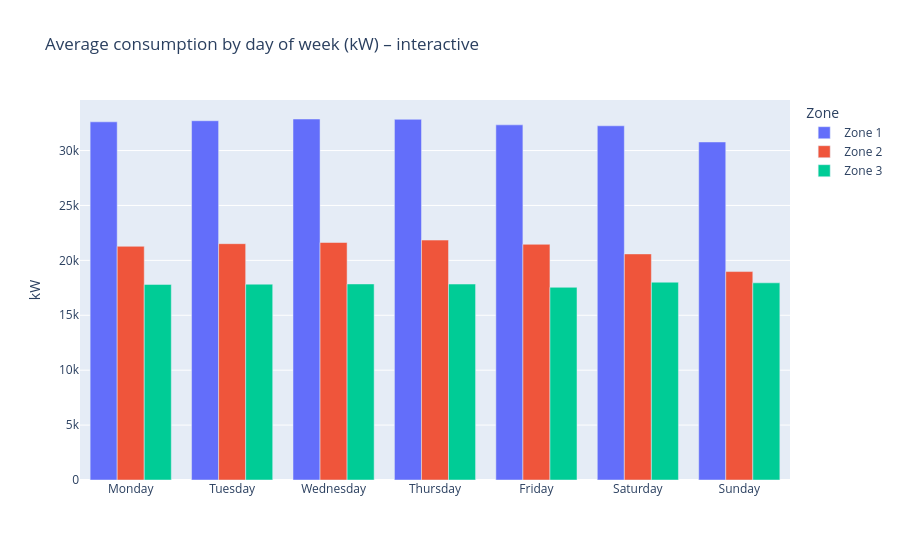
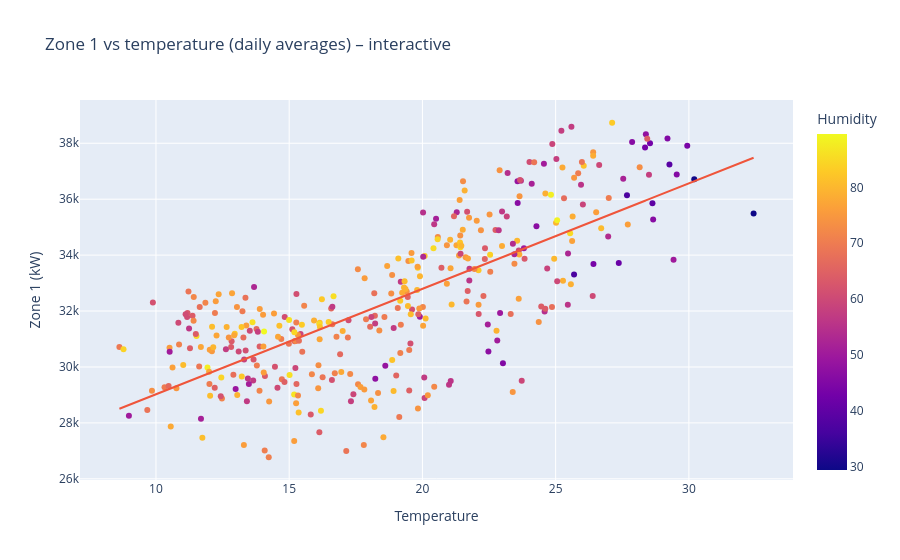
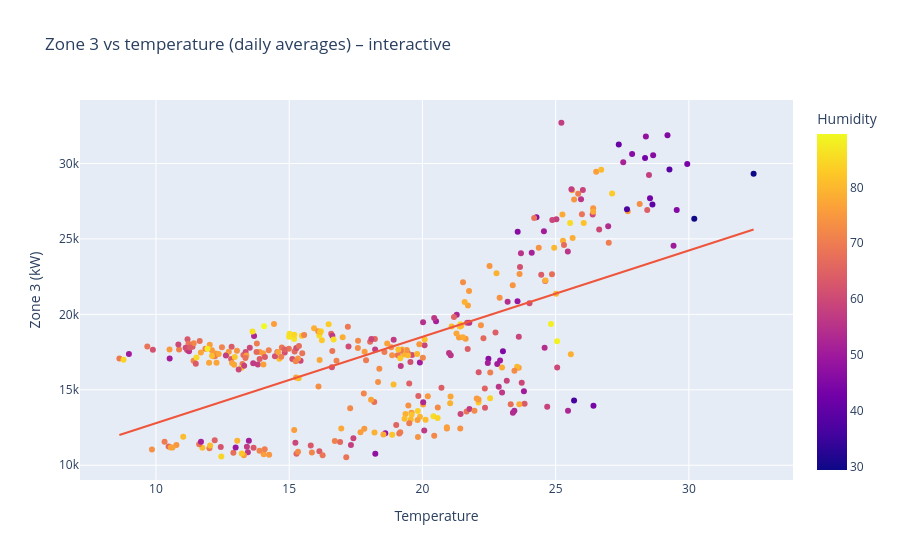
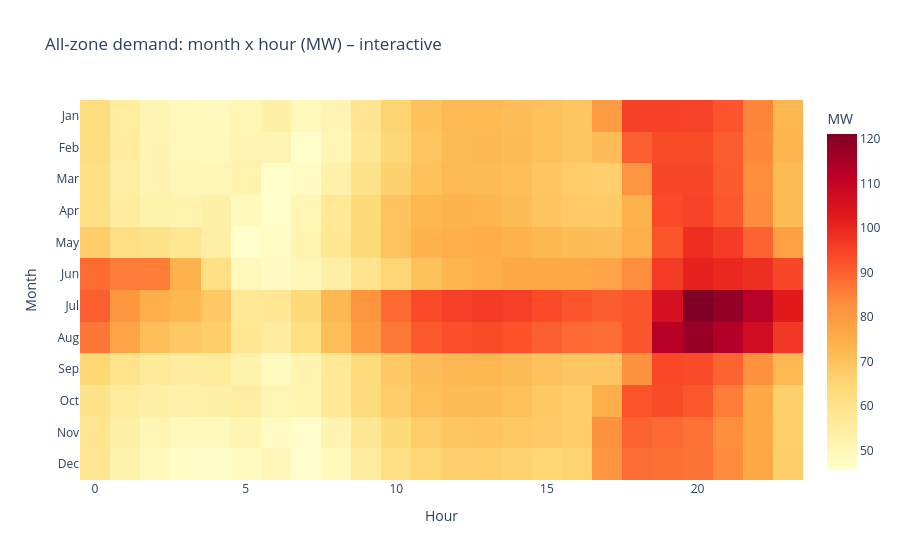

The notebook cell saved with these charts, in order:
### Code cell
dw=dow[['Zone 1','Zone 2','Zone 3']].reset_index()
f4=px.bar(dw,x='DayOfWeek',y=['Zone 1','Zone 2','Zone 3'],barmode='group',title='Average consumption by day of week (kW) – interactive',labels={'value':'kW','variable':'Zone','DayOfWeek':''}); f4.write_html(f'{INTER}/day_of_week.html'); f4.show()
dly2=dly.reset_index().rename(columns={'Date':'Date'})
f5=px.scatter(dly2,x='Temperature',y=ZONES[0],color='Humidity',hover_data=['Date','WindSpeed'],trendline='ols',title='Zone 1 vs temperature (daily averages) – interactive',labels={ZONES[0]:'Zone 1 (kW)'}); f5.write_html(f'{INTER}/temperature_vs_zone1.html'); f5.show()
f6=px.scatter(dly2,x='Temperature',y=ZONES[2],color='Humidity',hover_data=['Date','WindSpeed'],trendline='ols',title='Zone 3 vs temperature (daily averages) – interactive',labels={ZONES[2]:'Zone 3 (kW)'}); f6.write_html(f'{INTER}/temperature_vs_zone3.html'); f6.show()
f7=px.imshow((hm/1000).round(1),aspect='auto',color_continuous_scale='YlOrRd',labels=dict(x='Hour',y='Month',color='MW'),title='All-zone demand: month x hour (MW) – interactive'); f7.write_html(f'{INTER}/month_hour_heatmap.html'); f7.show()

### Figure 1 — Plotly figure (JSON) as saved in the notebook; plotly's stock layout.template omitted (floating-point values rounded to 4 significant figures)
{"data": [{"alignmentgroup": "True", "hovertemplate": "Zone=Zone 1<br>=%{x}<br>kW=%{y}<extra></extra>", "legendgroup": "Zone 1", "marker": {"color": "#636efa", "pattern": {"shape": ""}}, "name": "Zone 1", "offsetgroup": "Zone 1", "orientation": "v", "showlegend": true, "textposition": "auto", "type": "bar", "x": ["Monday", "Tuesday", "Wednesday", "Thursday", "Friday", "Saturday", "Sunday"], "xaxis": "x", "y": [32620.0, 32710.0, 32870.0, 32840.0, 32340.0, 32250.0, 30780.0], "yaxis": "y"}, {"alignmentgroup": "True", "hovertemplate": "Zone=Zone 2<br>=%{x}<br>kW=%{y}<extra></extra>", "legendgroup": "Zone 2", "marker": {"color": "#EF553B", "pattern": {"shape": ""}}, "name": "Zone 2", "offsetgroup": "Zone 2", "orientation": "v", "showlegend": true, "textposition": "auto", "type": "bar", "x": ["Monday", "Tuesday", "Wednesday", "Thursday", "Friday", "Saturday", "Sunday"], "xaxis": "x", "y": [21280.0, 21520.0, 21630.0, 21850.0, 21460.0, 20590.0, 18980.0], "yaxis": "y"}, {"alignmentgroup": "True", "hovertemplate": "Zone=Zone 3<br>=%{x}<br>kW=%{y}<extra></extra>", "legendgroup": "Zone 3", "marker": {"color": "#00cc96", "pattern": {"shape": ""}}, "name": "Zone 3", "offsetgroup": "Zone 3", "orientation": "v", "showlegend": true, "textposition": "auto", "type": "bar", "x": ["Monday", "Tuesday", "Wednesday", "Thursday", "Friday", "Saturday", "Sunday"], "xaxis": "x", "y": [17810.0, 17830.0, 17850.0, 17840.0, 17550.0, 18010.0, 17950.0], "yaxis": "y"}], "layout": {"barmode": "group", "legend": {"title": {"text": "Zone"}, "tracegroupgap": 0}, "title": {"text": "Average consumption by day of week (kW) – interactive"}, "xaxis": {"anchor": "y", "domain": [0.0, 1.0], "title": {"text": ""}}, "yaxis": {"anchor": "x", "domain": [0.0, 1.0], "title": {"text": "kW"}}}}

### Figure 2 — Plotly figure (JSON) as saved in the notebook; plotly's stock layout.template omitted (floating-point values rounded to 4 significant figures; data arrays with more than 128 entries replaced by an {"elided": "..."} marker saying what was removed)
{"data": [{"customdata": {"elided": "364x2 mixed values"}, "hovertemplate": "Temperature=%{x}<br>Zone 1 (kW)=%{y}<br>Date=%{customdata[0]}<br>WindSpeed=%{customdata[1]}<br>Humidity=%{marker.color}<extra></extra>", "legendgroup": "", "marker": {"color": {"elided": "364 float values"}, "coloraxis": "coloraxis", "symbol": "circle"}, "mode": "markers", "name": "", "orientation": "v", "showlegend": false, "type": "scatter", "x": {"elided": "364 float values"}, "xaxis": "x", "y": {"elided": "364 float values"}, "yaxis": "y"}, {"hovertemplate": "<b>OLS trendline</b><br>PowerConsumption_Zone1 = 377.049 * Temperature + 25252.7<br>R<sup>2</sup>=0.539778<br><br>Temperature=%{x}<br>Zone 1 (kW)=%{y} <b>(trend)</b><extra></extra>", "legendgroup": "", "marker": {"symbol": "circle"}, "mode": "lines", "name": "", "showlegend": false, "type": "scatter", "x": {"elided": "364 float values"}, "xaxis": "x", "y": {"elided": "364 float values"}, "yaxis": "y"}], "layout": {"coloraxis": {"colorbar": {"title": {"text": "Humidity"}}, "colorscale": [[0.0, "#0d0887"], [0.1111, "#46039f"], [0.2222, "#7201a8"], [0.3333, "#9c179e"], [0.4444, "#bd3786"], [0.5556, "#d8576b"], [0.6667, "#ed7953"], [0.7778, "#fb9f3a"], [0.8889, "#fdca26"], [1.0, "#f0f921"]]}, "legend": {"tracegroupgap": 0}, "title": {"text": "Zone 1 vs temperature (daily averages) – interactive"}, "xaxis": {"anchor": "y", "domain": [0.0, 1.0], "title": {"text": "Temperature"}}, "yaxis": {"anchor": "x", "domain": [0.0, 1.0], "title": {"text": "Zone 1 (kW)"}}}}

### Figure 3 — Plotly figure (JSON) as saved in the notebook; plotly's stock layout.template omitted (floating-point values rounded to 4 significant figures; data arrays with more than 128 entries replaced by an {"elided": "..."} marker saying what was removed)
{"data": [{"customdata": {"elided": "364x2 mixed values"}, "hovertemplate": "Temperature=%{x}<br>Zone 3 (kW)=%{y}<br>Date=%{customdata[0]}<br>WindSpeed=%{customdata[1]}<br>Humidity=%{marker.color}<extra></extra>", "legendgroup": "", "marker": {"color": {"elided": "364 float values"}, "coloraxis": "coloraxis", "symbol": "circle"}, "mode": "markers", "name": "", "orientation": "v", "showlegend": false, "type": "scatter", "x": {"elided": "364 float values"}, "xaxis": "x", "y": {"elided": "364 float values"}, "yaxis": "y"}, {"hovertemplate": "<b>OLS trendline</b><br>PowerConsumption_Zone3 = 572.31 * Temperature + 7070.25<br>R<sup>2</sup>=0.368389<br><br>Temperature=%{x}<br>Zone 3 (kW)=%{y} <b>(trend)</b><extra></extra>", "legendgroup": "", "marker": {"symbol": "circle"}, "mode": "lines", "name": "", "showlegend": false, "type": "scatter", "x": {"elided": "364 float values"}, "xaxis": "x", "y": {"elided": "364 float values"}, "yaxis": "y"}], "layout": {"coloraxis": {"colorbar": {"title": {"text": "Humidity"}}, "colorscale": [[0.0, "#0d0887"], [0.1111, "#46039f"], [0.2222, "#7201a8"], [0.3333, "#9c179e"], [0.4444, "#bd3786"], [0.5556, "#d8576b"], [0.6667, "#ed7953"], [0.7778, "#fb9f3a"], [0.8889, "#fdca26"], [1.0, "#f0f921"]]}, "legend": {"tracegroupgap": 0}, "title": {"text": "Zone 3 vs temperature (daily averages) – interactive"}, "xaxis": {"anchor": "y", "domain": [0.0, 1.0], "title": {"text": "Temperature"}}, "yaxis": {"anchor": "x", "domain": [0.0, 1.0], "title": {"text": "Zone 3 (kW)"}}}}

### Figure 4 — Plotly figure (JSON) as saved in the notebook; plotly's stock layout.template omitted (floating-point values rounded to 4 significant figures; data arrays with more than 128 entries replaced by an {"elided": "..."} marker saying what was removed)
{"data": [{"coloraxis": "coloraxis", "hovertemplate": "Hour: %{x}<br>Month: %{y}<br>MW: %{z}<extra></extra>", "name": "0", "type": "heatmap", "x": [0, 1, 2, 3, 4, 5, 6, 7, 8, 9, 10, 11, 12, 13, 14, 15, 16, 17, 18, 19, 20, 21, 22, 23], "xaxis": "x", "y": ["Jan", "Feb", "Mar", "Apr", "May", "Jun", "Jul", "Aug", "Sep", "Oct", "Nov", "Dec"], "yaxis": "y", "z": {"elided": "12x24 float values"}}], "layout": {"coloraxis": {"autocolorscale": false, "colorbar": {"title": {"text": "MW"}}, "colorscale": [[0.0, "rgb(255,255,204)"], [0.125, "rgb(255,237,160)"], [0.25, "rgb(254,217,118)"], [0.375, "rgb(254,178,76)"], [0.5, "rgb(253,141,60)"], [0.625, "rgb(252,78,42)"], [0.75, "rgb(227,26,28)"], [0.875, "rgb(189,0,38)"], [1.0, "rgb(128,0,38)"]]}, "title": {"text": "All-zone demand: month x hour (MW) – interactive"}, "xaxis": {"anchor": "y", "domain": [0.0, 1.0], "title": {"text": "Hour"}}, "yaxis": {"anchor": "x", "autorange": "reversed", "domain": [0.0, 1.0], "title": {"text": "Month"}}}}
